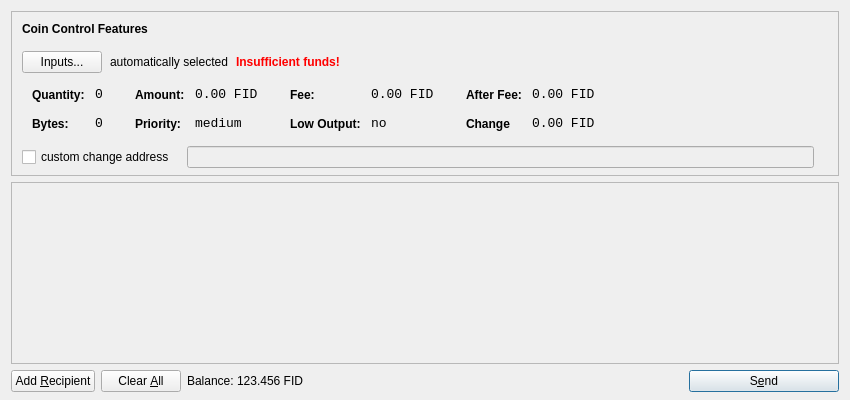
<?xml version="1.0" encoding="UTF-8"?>
<ui version="4.0">
 <class>SendCoinsDialog</class>
 <widget class="QDialog" name="SendCoinsDialog">
  <property name="geometry">
   <rect>
    <x>0</x>
    <y>0</y>
    <width>850</width>
    <height>400</height>
   </rect>
  </property>
  <property name="windowTitle">
   <string>Send Coins</string>
  </property>
  <layout class="QVBoxLayout" name="verticalLayout" stretch="0,1,0">
   <property name="bottomMargin">
    <number>8</number>
   </property>
   <item>
    <widget class="QFrame" name="frameCoinControl">
     <property name="sizePolicy">
      <sizepolicy hsizetype="Expanding" vsizetype="Expanding">
       <horstretch>0</horstretch>
       <verstretch>0</verstretch>
      </sizepolicy>
     </property>
     <property name="maximumSize">
      <size>
       <width>16777215</width>
       <height>16777215</height>
      </size>
     </property>
     <property name="frameShape">
      <enum>QFrame::StyledPanel</enum>
     </property>
     <property name="frameShadow">
      <enum>QFrame::Sunken</enum>
     </property>
     <layout class="QVBoxLayout" name="verticalLayoutCoinControl2">
      <property name="spacing">
       <number>-1</number>
      </property>
      <property name="leftMargin">
       <number>0</number>
      </property>
      <property name="topMargin">
       <number>0</number>
      </property>
      <property name="rightMargin">
       <number>0</number>
      </property>
      <property name="bottomMargin">
       <number>6</number>
      </property>
      <item>
       <layout class="QVBoxLayout" name="verticalLayoutCoinControl" stretch="0,0,0,0,1">
        <property name="spacing">
         <number>0</number>
        </property>
        <property name="leftMargin">
         <number>10</number>
        </property>
        <property name="topMargin">
         <number>10</number>
        </property>
        <item>
         <layout class="QHBoxLayout" name="horizontalLayoutCoinControl1">
          <property name="bottomMargin">
           <number>15</number>
          </property>
          <item>
           <widget class="QLabel" name="labelCoinControlFeatures">
            <property name="sizePolicy">
             <sizepolicy hsizetype="Preferred" vsizetype="Maximum">
              <horstretch>0</horstretch>
              <verstretch>0</verstretch>
             </sizepolicy>
            </property>
            <property name="font">
             <font>
              <weight>75</weight>
              <bold>true</bold>
             </font>
            </property>
            <property name="styleSheet">
             <string notr="true">font-weight:bold;</string>
            </property>
            <property name="text">
             <string>Coin Control Features</string>
            </property>
           </widget>
          </item>
         </layout>
        </item>
        <item>
         <layout class="QHBoxLayout" name="horizontalLayoutCoinControl2" stretch="0,0,0,0">
          <property name="spacing">
           <number>8</number>
          </property>
          <property name="bottomMargin">
           <number>10</number>
          </property>
          <item>
           <widget class="QPushButton" name="pushButtonCoinControl">
            <property name="styleSheet">
             <string notr="true"/>
            </property>
            <property name="text">
             <string>Inputs...</string>
            </property>
           </widget>
          </item>
          <item>
           <widget class="QLabel" name="labelCoinControlAutomaticallySelected">
            <property name="text">
             <string>automatically selected</string>
            </property>
            <property name="margin">
             <number>5</number>
            </property>
           </widget>
          </item>
          <item>
           <widget class="QLabel" name="labelCoinControlInsuffFunds">
            <property name="font">
             <font>
              <weight>75</weight>
              <bold>true</bold>
             </font>
            </property>
            <property name="styleSheet">
             <string notr="true">color:red;font-weight:bold;</string>
            </property>
            <property name="text">
             <string>Insufficient funds!</string>
            </property>
            <property name="margin">
             <number>5</number>
            </property>
           </widget>
          </item>
          <item>
           <spacer name="horizontalSpacerCoinControl">
            <property name="orientation">
             <enum>Qt::Horizontal</enum>
            </property>
            <property name="sizeHint" stdset="0">
             <size>
              <width>40</width>
              <height>1</height>
             </size>
            </property>
           </spacer>
          </item>
         </layout>
        </item>
        <item>
         <widget class="QWidget" name="widgetCoinControl" native="true">
          <property name="sizePolicy">
           <sizepolicy hsizetype="Preferred" vsizetype="Preferred">
            <horstretch>0</horstretch>
            <verstretch>0</verstretch>
           </sizepolicy>
          </property>
          <property name="minimumSize">
           <size>
            <width>0</width>
            <height>0</height>
           </size>
          </property>
          <property name="styleSheet">
           <string notr="true"/>
          </property>
          <layout class="QHBoxLayout" name="horizontalLayoutCoinControl5">
           <property name="margin">
            <number>0</number>
           </property>
           <item>
            <layout class="QHBoxLayout" name="horizontalLayoutCoinControl3" stretch="0,0,0,1">
             <property name="spacing">
              <number>20</number>
             </property>
             <property name="topMargin">
              <number>0</number>
             </property>
             <property name="bottomMargin">
              <number>10</number>
             </property>
             <item>
              <layout class="QFormLayout" name="formLayoutCoinControl1">
               <property name="horizontalSpacing">
                <number>10</number>
               </property>
               <property name="verticalSpacing">
                <number>14</number>
               </property>
               <property name="leftMargin">
                <number>10</number>
               </property>
               <property name="topMargin">
                <number>4</number>
               </property>
               <property name="rightMargin">
                <number>6</number>
               </property>
               <item row="0" column="0">
                <widget class="QLabel" name="labelCoinControlQuantityText">
                 <property name="styleSheet">
                  <string notr="true">font-weight:bold;</string>
                 </property>
                 <property name="text">
                  <string>Quantity:</string>
                 </property>
                 <property name="margin">
                  <number>0</number>
                 </property>
                </widget>
               </item>
               <item row="0" column="1">
                <widget class="QLabel" name="labelCoinControlQuantity">
                 <property name="font">
                  <font>
                   <family>Monospace</family>
                   <pointsize>10</pointsize>
                  </font>
                 </property>
                 <property name="cursor">
                  <cursorShape>IBeamCursor</cursorShape>
                 </property>
                 <property name="contextMenuPolicy">
                  <enum>Qt::ActionsContextMenu</enum>
                 </property>
                 <property name="text">
                  <string>0</string>
                 </property>
                 <property name="margin">
                  <number>0</number>
                 </property>
                 <property name="textInteractionFlags">
                  <set>Qt::LinksAccessibleByMouse|Qt::TextSelectableByKeyboard|Qt::TextSelectableByMouse</set>
                 </property>
                </widget>
               </item>
               <item row="1" column="0">
                <widget class="QLabel" name="labelCoinControlBytesText">
                 <property name="styleSheet">
                  <string notr="true">font-weight:bold;</string>
                 </property>
                 <property name="text">
                  <string>Bytes:</string>
                 </property>
                </widget>
               </item>
               <item row="1" column="1">
                <widget class="QLabel" name="labelCoinControlBytes">
                 <property name="font">
                  <font>
                   <family>Monospace</family>
                   <pointsize>10</pointsize>
                  </font>
                 </property>
                 <property name="cursor">
                  <cursorShape>IBeamCursor</cursorShape>
                 </property>
                 <property name="contextMenuPolicy">
                  <enum>Qt::ActionsContextMenu</enum>
                 </property>
                 <property name="text">
                  <string>0</string>
                 </property>
                 <property name="textInteractionFlags">
                  <set>Qt::LinksAccessibleByMouse|Qt::TextSelectableByKeyboard|Qt::TextSelectableByMouse</set>
                 </property>
                </widget>
               </item>
              </layout>
             </item>
             <item>
              <layout class="QFormLayout" name="formLayoutCoinControl2">
               <property name="horizontalSpacing">
                <number>10</number>
               </property>
               <property name="verticalSpacing">
                <number>14</number>
               </property>
               <property name="leftMargin">
                <number>6</number>
               </property>
               <property name="topMargin">
                <number>4</number>
               </property>
               <property name="rightMargin">
                <number>6</number>
               </property>
               <item row="0" column="0">
                <widget class="QLabel" name="labelCoinControlAmountText">
                 <property name="styleSheet">
                  <string notr="true">font-weight:bold;</string>
                 </property>
                 <property name="text">
                  <string>Amount:</string>
                 </property>
                 <property name="margin">
                  <number>0</number>
                 </property>
                </widget>
               </item>
               <item row="0" column="1">
                <widget class="QLabel" name="labelCoinControlAmount">
                 <property name="font">
                  <font>
                   <family>Monospace</family>
                   <pointsize>10</pointsize>
                  </font>
                 </property>
                 <property name="cursor">
                  <cursorShape>IBeamCursor</cursorShape>
                 </property>
                 <property name="contextMenuPolicy">
                  <enum>Qt::ActionsContextMenu</enum>
                 </property>
                 <property name="text">
                  <string notr="true">0.00 FID</string>
                 </property>
                 <property name="textInteractionFlags">
                  <set>Qt::LinksAccessibleByMouse|Qt::TextSelectableByKeyboard|Qt::TextSelectableByMouse</set>
                 </property>
                </widget>
               </item>
               <item row="1" column="0">
                <widget class="QLabel" name="labelCoinControlPriorityText">
                 <property name="styleSheet">
                  <string notr="true">font-weight:bold;</string>
                 </property>
                 <property name="text">
                  <string>Priority:</string>
                 </property>
                </widget>
               </item>
               <item row="1" column="1">
                <widget class="QLabel" name="labelCoinControlPriority">
                 <property name="font">
                  <font>
                   <family>Monospace</family>
                   <pointsize>10</pointsize>
                  </font>
                 </property>
                 <property name="cursor">
                  <cursorShape>IBeamCursor</cursorShape>
                 </property>
                 <property name="contextMenuPolicy">
                  <enum>Qt::ActionsContextMenu</enum>
                 </property>
                 <property name="text">
                  <string>medium</string>
                 </property>
                 <property name="textInteractionFlags">
                  <set>Qt::LinksAccessibleByMouse|Qt::TextSelectableByKeyboard|Qt::TextSelectableByMouse</set>
                 </property>
                </widget>
               </item>
              </layout>
             </item>
             <item>
              <layout class="QFormLayout" name="formLayoutCoinControl3">
               <property name="horizontalSpacing">
                <number>10</number>
               </property>
               <property name="verticalSpacing">
                <number>14</number>
               </property>
               <property name="leftMargin">
                <number>6</number>
               </property>
               <property name="topMargin">
                <number>4</number>
               </property>
               <property name="rightMargin">
                <number>6</number>
               </property>
               <item row="0" column="0">
                <widget class="QLabel" name="labelCoinControlFeeText">
                 <property name="styleSheet">
                  <string notr="true">font-weight:bold;</string>
                 </property>
                 <property name="text">
                  <string>Fee:</string>
                 </property>
                 <property name="margin">
                  <number>0</number>
                 </property>
                </widget>
               </item>
               <item row="0" column="1">
                <widget class="QLabel" name="labelCoinControlFee">
                 <property name="font">
                  <font>
                   <family>Monospace</family>
                   <pointsize>10</pointsize>
                  </font>
                 </property>
                 <property name="cursor">
                  <cursorShape>IBeamCursor</cursorShape>
                 </property>
                 <property name="contextMenuPolicy">
                  <enum>Qt::ActionsContextMenu</enum>
                 </property>
                 <property name="text">
                  <string notr="true">0.00 FID</string>
                 </property>
                 <property name="textInteractionFlags">
                  <set>Qt::LinksAccessibleByMouse|Qt::TextSelectableByKeyboard|Qt::TextSelectableByMouse</set>
                 </property>
                </widget>
               </item>
               <item row="1" column="0">
                <widget class="QLabel" name="labelCoinControlLowOutputText">
                 <property name="styleSheet">
                  <string notr="true">font-weight:bold;</string>
                 </property>
                 <property name="text">
                  <string>Low Output:</string>
                 </property>
                </widget>
               </item>
               <item row="1" column="1">
                <widget class="QLabel" name="labelCoinControlLowOutput">
                 <property name="font">
                  <font>
                   <family>Monospace</family>
                   <pointsize>10</pointsize>
                  </font>
                 </property>
                 <property name="cursor">
                  <cursorShape>IBeamCursor</cursorShape>
                 </property>
                 <property name="contextMenuPolicy">
                  <enum>Qt::ActionsContextMenu</enum>
                 </property>
                 <property name="text">
                  <string>no</string>
                 </property>
                 <property name="textInteractionFlags">
                  <set>Qt::LinksAccessibleByMouse|Qt::TextSelectableByKeyboard|Qt::TextSelectableByMouse</set>
                 </property>
                </widget>
               </item>
              </layout>
             </item>
             <item>
              <layout class="QFormLayout" name="formLayoutCoinControl4">
               <property name="horizontalSpacing">
                <number>10</number>
               </property>
               <property name="verticalSpacing">
                <number>14</number>
               </property>
               <property name="leftMargin">
                <number>6</number>
               </property>
               <property name="topMargin">
                <number>4</number>
               </property>
               <property name="rightMargin">
                <number>6</number>
               </property>
               <item row="0" column="0">
                <widget class="QLabel" name="labelCoinControlAfterFeeText">
                 <property name="styleSheet">
                  <string notr="true">font-weight:bold;</string>
                 </property>
                 <property name="text">
                  <string>After Fee:</string>
                 </property>
                 <property name="margin">
                  <number>0</number>
                 </property>
                </widget>
               </item>
               <item row="0" column="1">
                <widget class="QLabel" name="labelCoinControlAfterFee">
                 <property name="font">
                  <font>
                   <family>Monospace</family>
                   <pointsize>10</pointsize>
                  </font>
                 </property>
                 <property name="cursor">
                  <cursorShape>IBeamCursor</cursorShape>
                 </property>
                 <property name="contextMenuPolicy">
                  <enum>Qt::ActionsContextMenu</enum>
                 </property>
                 <property name="text">
                  <string notr="true">0.00 FID</string>
                 </property>
                 <property name="textInteractionFlags">
                  <set>Qt::LinksAccessibleByMouse|Qt::TextSelectableByKeyboard|Qt::TextSelectableByMouse</set>
                 </property>
                </widget>
               </item>
               <item row="1" column="0">
                <widget class="QLabel" name="labelCoinControlChangeText">
                 <property name="styleSheet">
                  <string notr="true">font-weight:bold;</string>
                 </property>
                 <property name="text">
                  <string>Change</string>
                 </property>
                </widget>
               </item>
               <item row="1" column="1">
                <widget class="QLabel" name="labelCoinControlChange">
                 <property name="font">
                  <font>
                   <family>Monospace</family>
                   <pointsize>10</pointsize>
                  </font>
                 </property>
                 <property name="cursor">
                  <cursorShape>IBeamCursor</cursorShape>
                 </property>
                 <property name="contextMenuPolicy">
                  <enum>Qt::ActionsContextMenu</enum>
                 </property>
                 <property name="text">
                  <string notr="true">0.00 FID</string>
                 </property>
                 <property name="textInteractionFlags">
                  <set>Qt::LinksAccessibleByMouse|Qt::TextSelectableByKeyboard|Qt::TextSelectableByMouse</set>
                 </property>
                </widget>
               </item>
              </layout>
             </item>
            </layout>
           </item>
          </layout>
         </widget>
        </item>
        <item>
         <layout class="QHBoxLayout" name="horizontalLayoutCoinControl4" stretch="0,0,0">
          <property name="spacing">
           <number>12</number>
          </property>
          <property name="sizeConstraint">
           <enum>QLayout::SetDefaultConstraint</enum>
          </property>
          <property name="topMargin">
           <number>5</number>
          </property>
          <property name="rightMargin">
           <number>5</number>
          </property>
          <item>
           <widget class="QCheckBox" name="checkBoxCoinControlChange">
            <property name="text">
             <string>custom change address</string>
            </property>
           </widget>
          </item>
          <item>
           <widget class="QLineEdit" name="lineEditCoinControlChange">
            <property name="enabled">
             <bool>false</bool>
            </property>
            <property name="sizePolicy">
             <sizepolicy hsizetype="Expanding" vsizetype="Fixed">
              <horstretch>0</horstretch>
              <verstretch>0</verstretch>
             </sizepolicy>
            </property>
           </widget>
          </item>
          <item>
           <widget class="QLabel" name="labelCoinControlChangeLabel">
            <property name="sizePolicy">
             <sizepolicy hsizetype="Preferred" vsizetype="Expanding">
              <horstretch>0</horstretch>
              <verstretch>0</verstretch>
             </sizepolicy>
            </property>
            <property name="minimumSize">
             <size>
              <width>0</width>
              <height>0</height>
             </size>
            </property>
            <property name="text">
             <string/>
            </property>
            <property name="margin">
             <number>3</number>
            </property>
           </widget>
          </item>
         </layout>
        </item>
        <item>
         <spacer name="verticalSpacerCoinControl">
          <property name="orientation">
           <enum>Qt::Vertical</enum>
          </property>
          <property name="sizeHint" stdset="0">
           <size>
            <width>800</width>
            <height>1</height>
           </size>
          </property>
         </spacer>
        </item>
       </layout>
      </item>
     </layout>
    </widget>
   </item>
   <item>
    <widget class="QScrollArea" name="scrollArea">
     <property name="widgetResizable">
      <bool>true</bool>
     </property>
     <widget class="QWidget" name="scrollAreaWidgetContents">
      <property name="geometry">
       <rect>
        <x>0</x>
        <y>0</y>
        <width>830</width>
        <height>165</height>
       </rect>
      </property>
      <layout class="QVBoxLayout" name="verticalLayout_2">
       <property name="margin">
        <number>0</number>
       </property>
       <item>
        <layout class="QVBoxLayout" name="entries">
         <property name="spacing">
          <number>6</number>
         </property>
        </layout>
       </item>
       <item>
        <spacer name="verticalSpacer">
         <property name="orientation">
          <enum>Qt::Vertical</enum>
         </property>
         <property name="sizeHint" stdset="0">
          <size>
           <width>20</width>
           <height>40</height>
          </size>
         </property>
        </spacer>
       </item>
      </layout>
     </widget>
    </widget>
   </item>
   <item>
    <layout class="QHBoxLayout" name="horizontalLayout">
     <item>
      <widget class="QPushButton" name="addButton">
       <property name="toolTip">
        <string>Send to multiple recipients at once</string>
       </property>
       <property name="text">
        <string>Add &amp;Recipient</string>
       </property>
       <property name="autoDefault">
        <bool>false</bool>
       </property>
      </widget>
     </item>
     <item>
      <widget class="QPushButton" name="clearButton">
       <property name="sizePolicy">
        <sizepolicy hsizetype="Minimum" vsizetype="Fixed">
         <horstretch>0</horstretch>
         <verstretch>0</verstretch>
        </sizepolicy>
       </property>
       <property name="toolTip">
        <string>Remove all transaction fields</string>
       </property>
       <property name="text">
        <string>Clear &amp;All</string>
       </property>
       <property name="autoRepeatDelay">
        <number>300</number>
       </property>
       <property name="autoDefault">
        <bool>false</bool>
       </property>
      </widget>
     </item>
     <item>
      <layout class="QHBoxLayout" name="horizontalLayout_2">
       <property name="spacing">
        <number>3</number>
       </property>
       <item>
        <widget class="QLabel" name="label">
         <property name="sizePolicy">
          <sizepolicy hsizetype="Preferred" vsizetype="Fixed">
           <horstretch>0</horstretch>
           <verstretch>0</verstretch>
          </sizepolicy>
         </property>
         <property name="text">
          <string>Balance:</string>
         </property>
        </widget>
       </item>
       <item>
        <widget class="QLabel" name="labelBalance">
         <property name="sizePolicy">
          <sizepolicy hsizetype="Preferred" vsizetype="Fixed">
           <horstretch>0</horstretch>
           <verstretch>0</verstretch>
          </sizepolicy>
         </property>
         <property name="cursor">
          <cursorShape>IBeamCursor</cursorShape>
         </property>
         <property name="text">
          <string notr="true">123.456 FID</string>
         </property>
         <property name="textInteractionFlags">
          <set>Qt::LinksAccessibleByMouse|Qt::TextSelectableByKeyboard|Qt::TextSelectableByMouse</set>
         </property>
        </widget>
       </item>
      </layout>
     </item>
     <item>
      <spacer name="horizontalSpacer">
       <property name="orientation">
        <enum>Qt::Horizontal</enum>
       </property>
       <property name="sizeHint" stdset="0">
        <size>
         <width>40</width>
         <height>20</height>
        </size>
       </property>
      </spacer>
     </item>
     <item>
      <widget class="QPushButton" name="sendButton">
       <property name="minimumSize">
        <size>
         <width>150</width>
         <height>0</height>
        </size>
       </property>
       <property name="toolTip">
        <string>Confirm the send action</string>
       </property>
       <property name="text">
        <string>S&amp;end</string>
       </property>
       <property name="icon">
        <iconset resource="../bitcoin.qrc">
         <normaloff>:/icons/send</normaloff>:/icons/send</iconset>
       </property>
       <property name="default">
        <bool>true</bool>
       </property>
      </widget>
     </item>
    </layout>
   </item>
  </layout>
 </widget>
 <resources>
  <include location="../bitcoin.qrc"/>
 </resources>
 <connections/>
</ui>
